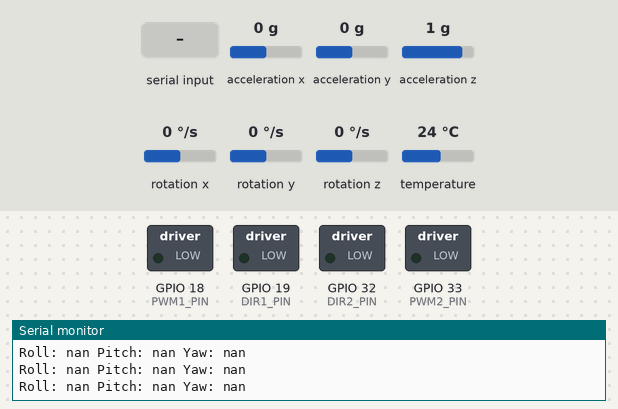
Bench run of a sketch on a simulated ESP32. On the bench: switched loads named in the sketch (green lamp = pin HIGH), the last lines printed to the serial monitor. Inputs (shaded band) come from the test bench; at power-on: acceleration x 0 g, acceleration y 0 g, acceleration z 1 g, rotation x 0 °/s, rotation y 0 °/s, rotation z 0 °/s, temperature 24 °C. EEPROM starts erased.

Above: at 1.2 s.
1.3 s: "CALIBRATE:1\n" received over Serial
At 5.5 s:
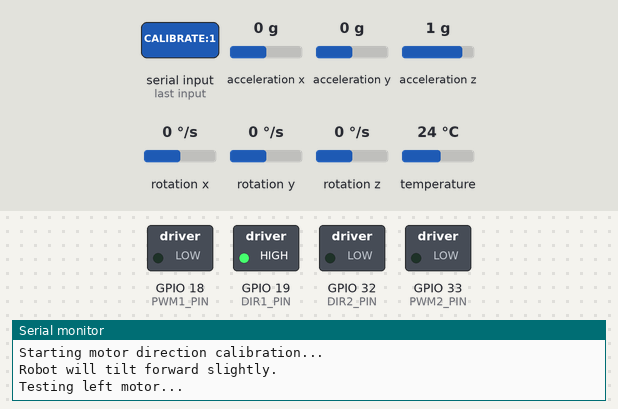
At 7.0 s:
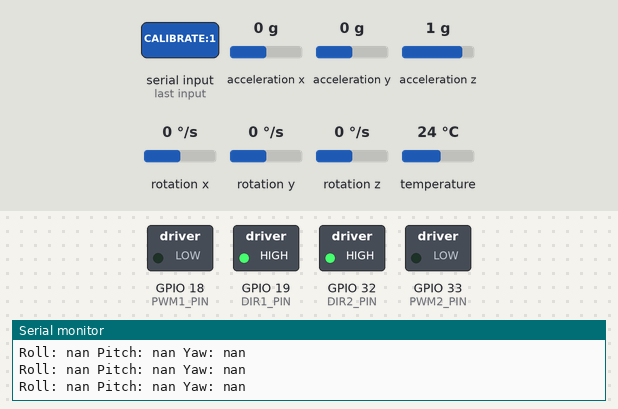
Timing chart, 0 to 8.5 s (numbered marks = the images above; inputs shaded):
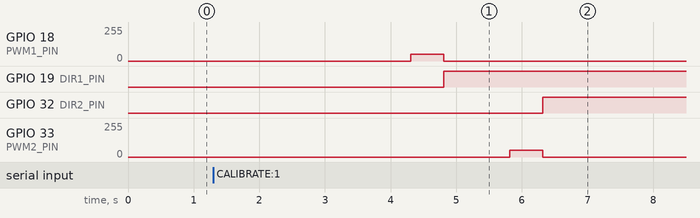

Measured:
- after the input at 1.3 s, GPIO 18 (PWM1_PIN): 0/255 → 50/255 after 3.0 s, → 0/255 0.50 s later; GPIO 19 (DIR1_PIN): LOW → HIGH after 3.5 s; GPIO 32 (DIR2_PIN): LOW → HIGH after 5.0 s; GPIO 33 (PWM2_PIN): 0/255 → 50/255 after 4.5 s, → 0/255 0.50 s later

The sketch:

SELFBALANCINGwithServos.ino
```cpp
/*
References:
1. https://learn.adafruit.com/adafruit-mpu6050-6-dof-accelerometer-and-gyroscope
2. https://github.com/adafruit/Adafruit_MPU6050
*/

#include <Wire.h>
#include <Adafruit_MPU6050.h>
#include <Adafruit_Sensor.h>
#include <Adafruit_PWMServoDriver.h>
#include <EEPROM.h>

// Create instances
Adafruit_MPU6050 mpu;
Adafruit_PWMServoDriver pca1 = Adafruit_PWMServoDriver(0x40);
Adafruit_PWMServoDriver pca2 = Adafruit_PWMServoDriver(0x42);

// Madgwick filter parameter
const float beta = 0.1f;  // 2 * proportional gain

// Servo settings
#define SERVO_FREQ 50
#define SERVOMIN  125
#define SERVOMAX  575
#define USMIN  600
#define USMAX  2400

// Cytron Motor Control Pins
#define PWM1_PIN 18
#define PWM2_PIN 33
#define DIR1_PIN 19
#define DIR2_PIN 32

// MPU6050 calibration data structure
struct CalibrationData {
  float accel_bias[3];
  float gyro_bias[3];
  bool is_calibrated;
};

CalibrationData calData;

// Sensor fusion variables
float roll, pitch, yaw;
float deltat = 0.0f;
float q[4] = {1.0f, 0.0f, 0.0f, 0.0f};    // quaternion
float eInt[3] = {0.0f, 0.0f, 0.0f};       // integral error
unsigned long lastUpdate = 0;
float Now = 0;

// PID variables with better defaults
float Kp = 45.0;   // Proportional gain
float Ki = 2.5;    // Integral gain
float Kd = 2.8;    // Derivative gain
float targetAngle = 0.0;
float lastError = 0;
float errorSum = 0;
float deadband = 3.0;
float motorScale = 3.0;
bool isBalancing = false;

// Add motor direction variables
bool invertLeftMotor = false;
bool invertRightMotor = false;

void setup() {
  Serial.begin(115200);
  Wire.begin();
  Wire.setClock(400000);

  // Initialize PCA9685 instances
  pca1.begin();
  pca1.setPWMFreq(SERVO_FREQ);
  delay(10);
  pca2.begin();
  pca2.setPWMFreq(SERVO_FREQ);
  delay(10);

  // Initialize MPU6050
  if (!initMPU()) {
    Serial.println("MPU6050 initialization failed!");
    while (1) {
      delay(10);
    }
  }

  // Load calibration data
  loadCalibration();

  // Initialize motor pins
  pinMode(PWM1_PIN, OUTPUT);
  pinMode(PWM2_PIN, OUTPUT);
  pinMode(DIR1_PIN, OUTPUT);
  pinMode(DIR2_PIN, OUTPUT);

  // Stop motors initially
  analogWrite(PWM1_PIN, 0);
  analogWrite(PWM2_PIN, 0);
  digitalWrite(DIR1_PIN, LOW);
  digitalWrite(DIR2_PIN, LOW);

  Serial.println("System Ready!");
}

bool initMPU() {
  Wire.begin();
  if (!mpu.begin()) {
    Serial.println("Failed to find MPU6050 chip");
    return false;
  }

  mpu.setAccelerometerRange(MPU6050_RANGE_8_G);
  mpu.setGyroRange(MPU6050_RANGE_500_DEG);
  mpu.setFilterBandwidth(MPU6050_BAND_21_HZ);

  return true;
}

void loadCalibration() {
  // Read calibration data from EEPROM
  EEPROM.get(0, calData);

  if (calData.is_calibrated) {
    // Note: MPU6050 doesn't support direct bias setting through library
    // We'll apply the calibration in the reading functions

    // Load motor direction configuration
    EEPROM.get(sizeof(CalibrationData), invertLeftMotor);
    EEPROM.get(sizeof(CalibrationData) + sizeof(bool), invertRightMotor);

    Serial.println("Loaded calibration data");
    Serial.print("Left motor inverted: "); Serial.println(invertLeftMotor);
    Serial.print("Right motor inverted: "); Serial.println(invertRightMotor);
  } else {
    Serial.println("No calibration data found");
  }
}

void calibrateMPU() {
  Serial.println("Calibrating MPU6050...");
  Serial.println("Keep the device still!");
  delay(2000);

  // Collect gyro and accel data for 1 second
  float gyro_temp[3] = {0, 0, 0};
  float accel_temp[3] = {0, 0, 0};
  int samples = 0;

  unsigned long startTime = millis();
  while ((millis() - startTime) < 1000) {
    sensors_event_t a, g, temp;
    if (mpu.getEvent(&a, &g, &temp)) {
      gyro_temp[0] += g.gyro.x;
      gyro_temp[1] += g.gyro.y;
      gyro_temp[2] += g.gyro.z;
      accel_temp[0] += a.acceleration.x;
      accel_temp[1] += a.acceleration.y;
      accel_temp[2] += a.acceleration.z;
      samples++;
    }
  }

  // Calculate average bias
  for (int i = 0; i < 3; i++) {
    calData.gyro_bias[i] = gyro_temp[i] / samples;
    calData.accel_bias[i] = accel_temp[i] / samples;
  }

  // Remove gravity from Z axis
  calData.accel_bias[2] -= 9.81;

  calData.is_calibrated = true;

  // Save calibration to EEPROM
  EEPROM.put(0, calData);

  Serial.println("Sensor calibration complete!");

  // Now calibrate motor directions
  Serial.println("Starting motor direction calibration...");
  Serial.println("Robot will tilt forward slightly.");
  calibrateMotorDirections();
}

void calibrateMotorDirections() {
  // First, ensure we're reading angles correctly
  updateAngles();
  float initialPitch = pitch;

  // Test left motor
  Serial.println("Testing left motor...");
  setMotorSpeed("LDC", 50);  // Apply small forward power
  delay(500);  // Wait for movement
  updateAngles();

  // If pitch increased (tilted backward) when applying forward power, motor is reversed
  invertLeftMotor = (pitch > initialPitch);
  setMotorSpeed("LDC", 0);

  // Reset position
  delay(1000);
  updateAngles();
  initialPitch = pitch;

  // Test right motor
  Serial.println("Testing right motor...");
  setMotorSpeed("RDC", 50);  // Apply small forward power
  delay(500);  // Wait for movement
  updateAngles();

  // If pitch increased when applying forward power, motor is reversed
  invertRightMotor = (pitch > initialPitch);
  setMotorSpeed("RDC", 0);

  // Save motor direction configuration to EEPROM
  EEPROM.put(sizeof(CalibrationData), invertLeftMotor);
  EEPROM.put(sizeof(CalibrationData) + sizeof(bool), invertRightMotor);

  Serial.println("Motor direction calibration complete!");
  Serial.print("Left motor inverted: "); Serial.println(invertLeftMotor);
  Serial.print("Right motor inverted: "); Serial.println(invertRightMotor);
}

void updateAngles() {
  sensors_event_t a, g, temp;
  if (mpu.getEvent(&a, &g, &temp)) {
    // Get delta time
    Now = micros();
    deltat = ((Now - lastUpdate) / 1000000.0f);
    lastUpdate = Now;

    // Apply calibration if available
    float ax = a.acceleration.x - (calData.is_calibrated ? calData.accel_bias[0] : 0);
    float ay = a.acceleration.y - (calData.is_calibrated ? calData.accel_bias[1] : 0);
    float az = a.acceleration.z - (calData.is_calibrated ? calData.accel_bias[2] : 0);
    float gx = g.gyro.x - (calData.is_calibrated ? calData.gyro_bias[0] : 0);
    float gy = g.gyro.y - (calData.is_calibrated ? calData.gyro_bias[1] : 0);
    float gz = g.gyro.z - (calData.is_calibrated ? calData.gyro_bias[2] : 0);

    // Apply Madgwick filter (without magnetometer)
    float recipNorm;
    float s1, s2, s3, s4;
    float qDot1, qDot2, qDot3, qDot4;
    float _2q1, _2q2, _2q3, _2q4;
    float _4q1, _4q2, _4q3;
    float _8q2, _8q3;
    float q1q1, q2q2, q3q3, q4q4;

    // Rate of change of quaternion from gyroscope
    qDot1 = 0.5f * (-q[1] * gx - q[2] * gy - q[3] * gz);
    qDot2 = 0.5f * (q[0] * gx + q[2] * gz - q[3] * gy);
    qDot3 = 0.5f * (q[0] * gy - q[1] * gz + q[3] * gx);
    qDot4 = 0.5f * (q[0] * gz + q[1] * gy - q[2] * gx);

    // Compute feedback only if accelerometer measurement valid
    if (!((ax == 0.0f) && (ay == 0.0f) && (az == 0.0f))) {
      // Normalise accelerometer measurement
      recipNorm = 1.0f / sqrt(ax * ax + ay * ay + az * az);
      ax *= recipNorm;
      ay *= recipNorm;
      az *= recipNorm;

      // Auxiliary variables to avoid repeated arithmetic
      _2q1 = 2.0f * q[0];
      _2q2 = 2.0f * q[1];
      _2q3 = 2.0f * q[2];
      _2q4 = 2.0f * q[3];
      _4q1 = 4.0f * q[0];
      _4q2 = 4.0f * q[1];
      _4q3 = 4.0f * q[2];
      _8q2 = 8.0f * q[1];
      _8q3 = 8.0f * q[2];
      q1q1 = q[0] * q[0];
      q2q2 = q[1] * q[1];
      q3q3 = q[2] * q[2];
      q4q4 = q[3] * q[3];

      // Gradient decent algorithm corrective step
      s1 = _4q1 * q3q3 + _2q3 * ax + _4q1 * q2q2 - _2q2 * ay;
      s2 = _4q2 * q4q4 - _2q4 * ax + 4.0f * q1q1 * q[1] - _2q1 * ay - _4q2 + _8q2 * q2q2 + _8q2 * q3q3 + _4q2 * az;
      s3 = 4.0f * q1q1 * q[2] + _2q1 * ax + _4q3 * q4q4 - _2q4 * ay - _4q3 + _8q3 * q2q2 + _8q3 * q3q3 + _4q3 * az;
      s4 = 4.0f * q2q2 * q[3] - _2q2 * ax + 4.0f * q3q3 * q[3] - _2q3 * ay;

      // Normalise step magnitude
      recipNorm = 1.0f / sqrt(s1 * s1 + s2 * s2 + s3 * s3 + s4 * s4);
      s1 *= recipNorm;
      s2 *= recipNorm;
      s3 *= recipNorm;
      s4 *= recipNorm;

      // Apply feedback step
      qDot1 -= beta * s1;
      qDot2 -= beta * s2;
      qDot3 -= beta * s3;
      qDot4 -= beta * s4;
    }

    // Integrate rate of change of quaternion to yield quaternion
    q[0] += qDot1 * deltat;
    q[1] += qDot2 * deltat;
    q[2] += qDot3 * deltat;
    q[3] += qDot4 * deltat;

    // Normalise quaternion
    recipNorm = 1.0f / sqrt(q[0] * q[0] + q[1] * q[1] + q[2] * q[2] + q[3] * q[3]);
    q[0] *= recipNorm;
    q[1] *= recipNorm;
    q[2] *= recipNorm;
    q[3] *= recipNorm;

    // Convert quaternion to Euler angles
    roll = atan2(2.0f * (q[0] * q[1] + q[2] * q[3]), 1.0f - 2.0f * (q[1] * q[1] + q[2] * q[2]));
    pitch = asin(2.0f * (q[0] * q[2] - q[3] * q[1]));
    yaw = atan2(2.0f * (q[0] * q[3] + q[1] * q[2]), 1.0f - 2.0f * (q[2] * q[2] + q[3] * q[3]));

    // Convert to degrees
    roll *= RAD_TO_DEG;
    pitch *= RAD_TO_DEG;
    yaw *= RAD_TO_DEG;
  }
}

void updateBalancing() {
  // Calculate PID
  float error = targetAngle - pitch;

  // Only update if error is outside deadband
  if (abs(error) > deadband) {
    errorSum = constrain(errorSum + error * deltat, -100, 100);  // Integral with anti-windup
    float dError = (error - lastError) / deltat;

    // Calculate motor power using PID
    float motorPower = (Kp * error) + (Ki * errorSum) + (Kd * dError);

    // Scale and constrain motor power
    int motorSpeed = constrain(motorPower * motorScale, -255, 255);

    // Set motor speeds with direction
    setMotorSpeed("LDC", motorSpeed);
    setMotorSpeed("RDC", motorSpeed);

    lastError = error;
  } else {
    // Within deadband, stop motors
    setMotorSpeed("LDC", 0);
    setMotorSpeed("RDC", 0);
    errorSum = 0;  // Reset integral term
  }
}

void loop() {
  // Update sensor fusion
  updateAngles();

  // Update balancing if enabled
  if (isBalancing) {
    updateBalancing();
  }

  // Handle serial commands
  if (Serial.available() > 0) {
    String input = Serial.readStringUntil('\n');
    parseAndExecuteCommand(input);
  }

  // Print debug info every 100ms
  static unsigned long printTimer = 0;
  if ((millis() - printTimer) > 100) {
    printTimer = millis();
    printDebugInfo();
  }
}

void printDebugInfo() {
  Serial.print("Roll: "); Serial.print(roll);
  Serial.print(" Pitch: "); Serial.print(pitch);
  Serial.print(" Yaw: "); Serial.print(yaw);
  if (isBalancing) {
    Serial.print(" Error: "); Serial.print(lastError);
    Serial.print(" Sum: "); Serial.print(errorSum);
  }
  Serial.println();
}

void parseAndExecuteCommand(String input) {
  input.trim();

  if (input.startsWith("BALANCE:")) {
    String value = input.substring(8);
    if (value == "ON") {
      isBalancing = true;
      errorSum = 0;  // Reset integral term
      Serial.println("Balancing enabled");
    } else if (value == "OFF") {
      isBalancing = false;
      setMotorSpeed("LDC", 0);
      setMotorSpeed("RDC", 0);
      Serial.println("Balancing disabled");
    }
  }
  else if (input.startsWith("CALIBRATE")) {
    calibrateMPU();
  }
  else if (input.startsWith("PARAM:")) {
    updateParameter(input.substring(6));
  }
  else {
    parseAndSetServos(input);
  }
}

void updateParameter(String paramData) {
  int colonIndex = paramData.indexOf(':');
  if (colonIndex > 0) {
    String param = paramData.substring(0, colonIndex);
    float value = paramData.substring(colonIndex + 1).toFloat();

    if (param == "Kp") Kp = value;
    else if (param == "Ki") Ki = value;
    else if (param == "Kd") Kd = value;
    else if (param == "target_angle") targetAngle = value;
    else if (param == "deadband") deadband = value;
    else if (param == "motor_scale") motorScale = value;

    Serial.printf("Updated %s to %.2f\n", param.c_str(), value);
  }
}

void parseAndSetServos(String input) {
  if (input.length() == 0) return;

  String pairs[32];
  int pairCount = 0;

  // Split input by commas
  int startIdx = 0;
  for (int i = 0; i < input.length(); i++) {
    if (input[i] == ',') {
      pairs[pairCount++] = input.substring(startIdx, i);
      startIdx = i + 1;
    }
  }
  pairs[pairCount++] = input.substring(startIdx);

  // Parse each key:value pair
  for (int i = 0; i < pairCount; i++) {
    int colonIdx = pairs[i].indexOf(':');
    if (colonIdx == -1) continue;

    String key = pairs[i].substring(0, colonIdx);
    int value = pairs[i].substring(colonIdx + 1).toInt();

    if (key == "LDC" || key == "RDC") {
      if (!isBalancing) {
        setMotorSpeed(key, value);
      }
    } else {
      setServoPosition(key, value);
    }
  }
}

void setServoPosition(String key, int degrees) {
  int pulse = map(degrees, 0, 180, SERVOMIN, SERVOMAX);

  if (key.startsWith("L")) {
    int servoNum = key.substring(1).toInt() - 1;
    if (servoNum >= 0 && servoNum < 16) {
      if (degrees == 181) {
        pca1.setPin(servoNum, 0, false);
      } else {
        pca1.setPWM(servoNum, 0, pulse);
      }
    }
  } else if (key.startsWith("R")) {
    int servoNum = key.substring(1).toInt() - 1;
    if (servoNum >= 0 && servoNum < 16) {
      if (degrees == 181) {
        pca2.setPin(servoNum, 0, false);
      } else {
        pca2.setPWM(servoNum, 0, pulse);
      }
    }
  }
}

void setMotorSpeed(String motor, int speed) {
  speed = constrain(speed, -255, 255);

  if (motor == "LDC") {
    // Apply inversion if needed
    if (invertLeftMotor) speed = -speed;
    digitalWrite(DIR1_PIN, speed >= 0 ? HIGH : LOW);
    analogWrite(PWM1_PIN, abs(speed));
  } else if (motor == "RDC") {
    // Apply inversion if needed
    if (invertRightMotor) speed = -speed;
    digitalWrite(DIR2_PIN, speed >= 0 ? HIGH : LOW);
    analogWrite(PWM2_PIN, abs(speed));
  }
} 
```
